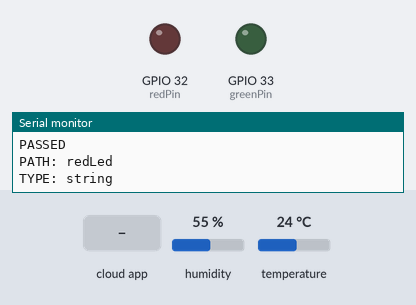
Bench run of a sketch on a simulated ESP32. On the bench: output pins drawn as LEDs (lit = HIGH), the last lines printed to the serial monitor. The test bench sets the inputs (shaded band); at power-on: humidity 55 %, temperature 24 °C. WiFi joins after 1.5 s; servers stay silent unless stated; the Firebase database answers and starts empty.

Above: at 2.7 s.
2.8 s: the phone or cloud app sets redLed to on
At 4.8 s:
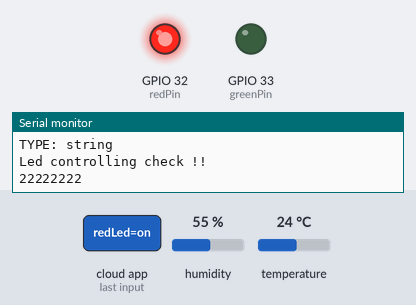
5.6 s: the phone or cloud app sets greenLed to on
At 7.1 s:
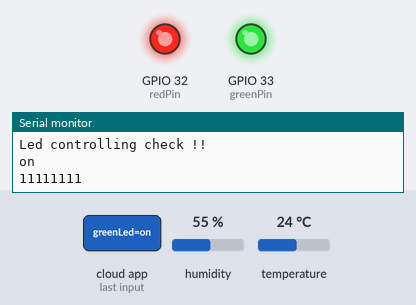
Timing chart, 0 to 8.6 s (numbered marks = the images above; inputs shaded):
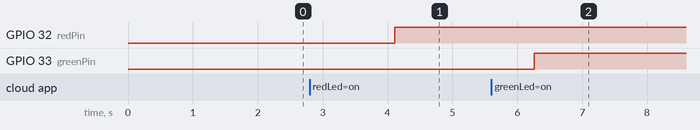

The sketch:

iot_preject_with_firebase_and_react_native.ino
```cpp
#include <ESPAsyncWebServer.h>
#include <AsyncTCP.h>

#include <Arduino.h>
#if defined(ESP32)
  #include <WiFi.h>
#elif defined(ESP8266)
  #include <ESP8266WiFi.h>
#endif

#include <Firebase_ESP_Client.h>

//Provide the token generation process info.
#include "addons/TokenHelper.h"
//Provide the RTDB payload printing info and other helper functions.
#include "addons/RTDBHelper.h"


// Insert Authorized Email and Corresponding Password
#define USER_EMAIL "iot@gmail.com"
#define USER_PASSWORD ""


String uid="";

int redPin=32;
int greenPin=33;

// Insert your network credentials
#define WIFI_SSID "Wifi_Sm"
#define WIFI_PASSWORD "yyyyyyyy"

// Insert Firebase project API Key
#define API_KEY ""

// Insert RTDB URLefine the RTDB URL */
#define DATABASE_URL ""

//Define Firebase Data object
FirebaseData fbdo;

FirebaseAuth auth;
FirebaseConfig config;


unsigned long sendDataPrevMillis = 0;
unsigned long ledMillis = 0;


AsyncWebServer server(80);

#include <DHT.h>
#define DHT_SENSOR_PIN  25
#define DHT_SENSOR_TYPE DHT11

DHT dht_sensor(DHT_SENSOR_PIN, DHT_SENSOR_TYPE);


bool isConnected=false;


void setup(){
  Serial.begin(115200);
  pinMode(redPin,OUTPUT);
  pinMode(greenPin,OUTPUT);

  WiFi.begin(WIFI_SSID, WIFI_PASSWORD);
  Serial.print("Connecting to Wi-Fi");
  while (WiFi.status() != WL_CONNECTED){
    Serial.print(".");
    delay(300);
  }
  Serial.println();
  Serial.print("Connected with IP: ");
  Serial.println(WiFi.localIP());
  Serial.println();
  isConnected=true;


  // Assign the user sign in credentials
  auth.user.email = USER_EMAIL;
  auth.user.password = USER_PASSWORD;
  /* Assign the api key (required) */
  config.api_key = API_KEY;

  /* Assign the RTDB URL (required) */
  config.database_url = DATABASE_URL;


  Firebase.reconnectWiFi(true);
  fbdo.setResponseSize(4096);

  config.token_status_callback = tokenStatusCallback;

  config.max_token_generation_retry = 5;

  // Initialize the library with the Firebase authen and config
  Firebase.begin(&config, &auth);

  // Getting the user UID might take a few seconds
  Serial.println("Getting User UID");
  while ((auth.token.uid) == "") {
    Serial.print('.');
    delay(1000);
  }
  // Print user UID
  uid = auth.token.uid.c_str();
  Serial.print("User UID: ");
  Serial.print(uid);
 dht_sensor.begin(); // initialize the DHT sensor
}

void loop(){


if(millis() - ledMillis > 2000 || ledMillis==0){
  controlLedStatus();
  ledMillis=millis();
}


  if (Firebase.ready() && (millis() - sendDataPrevMillis > 900000 || sendDataPrevMillis == 0)){
            // read humidity
        float humi  = dht_sensor.readHumidity();
        // read temperature in Celsius
        float tempC = dht_sensor.readTemperature();


        // check whether the reading is successful or not
        if ( isnan(tempC) || isnan(humi)) {
          Serial.println("Failed to read from DHT sensor!");
        } else {
          Serial.print("Humidity: ");
          Serial.print(humi);
          Serial.print("%");

          Serial.print("  |  ");

          Serial.print("Temperature: ");
          Serial.print(tempC);
          Serial.print("°C  ~  ");
    sendDataPrevMillis = millis();
    // Write a temp value to datbase
    if (Firebase.RTDB.setFloat(&fbdo, "temperature", tempC)){
      Serial.println("PASSED");
      Serial.println("PATH: " + fbdo.dataPath());
      Serial.println("TYPE: " + fbdo.dataType());
    }
    else {
      Serial.println("FAILED");
      Serial.println("REASON: " + fbdo.errorReason());
    }


    // Write humidity to firebase
    if (Firebase.RTDB.setInt(&fbdo, "humidity", humi )){
      Serial.println("PASSED");
      Serial.println("PATH: " + fbdo.dataPath());
      Serial.println("TYPE: " + fbdo.dataType());
    }
    else {
      Serial.println("FAILED");
      Serial.println("REASON: " + fbdo.errorReason());
    }


  }
}
}


void controlLedStatus(){

  Serial.println("Led controlling check !!");
  Serial.println(fbdo.stringData());
  if (Firebase.RTDB.getString(&fbdo, "greenLed")) {
      if (String(fbdo.stringData()) == "on") {
           Serial.println("11111111");
        digitalWrite(greenPin,HIGH);
      }else{
           Serial.println("22222222");
        digitalWrite(greenPin,LOW);
      }
    }
    else {
      Serial.println(fbdo.errorReason());
    }


    if (Firebase.RTDB.getString(&fbdo, "redLed")) {
      if (String(fbdo.stringData()) == "on") {
          digitalWrite(redPin,HIGH);
      }else{
          digitalWrite(redPin,LOW);
      }
    }
    else {
      Serial.println(fbdo.errorReason());
    }
}
```

Measured:
- after the input at 2.8 s, GPIO 32 (redPin): LOW → HIGH after 1.3 s
- after the input at 5.6 s, GPIO 33 (greenPin): LOW → HIGH after 0.66 s
